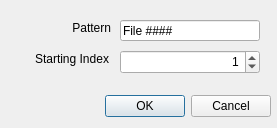
<?xml version="1.0" encoding="UTF-8"?>
<ui version="4.0">
 <class>RenameSeriesDialog</class>
 <widget class="QDialog" name="RenameSeriesDialog">
  <property name="geometry">
   <rect>
    <x>0</x>
    <y>0</y>
    <width>277</width>
    <height>128</height>
   </rect>
  </property>
  <property name="windowTitle">
   <string>Rename Series</string>
  </property>
  <widget class="QDialogButtonBox" name="buttonBox">
   <property name="geometry">
    <rect>
     <x>30</x>
     <y>90</y>
     <width>241</width>
     <height>32</height>
    </rect>
   </property>
   <property name="orientation">
    <enum>Qt::Horizontal</enum>
   </property>
   <property name="standardButtons">
    <set>QDialogButtonBox::Cancel|QDialogButtonBox::Ok</set>
   </property>
  </widget>
  <widget class="QLabel" name="patternTitleLabel">
   <property name="geometry">
    <rect>
     <x>30</x>
     <y>20</y>
     <width>81</width>
     <height>16</height>
    </rect>
   </property>
   <property name="text">
    <string>Pattern</string>
   </property>
   <property name="alignment">
    <set>Qt::AlignRight|Qt::AlignTrailing|Qt::AlignVCenter</set>
   </property>
  </widget>
  <widget class="QLabel" name="sequenceStartTitleLabel">
   <property name="geometry">
    <rect>
     <x>21</x>
     <y>51</y>
     <width>88</width>
     <height>16</height>
    </rect>
   </property>
   <property name="text">
    <string>Starting Index</string>
   </property>
   <property name="alignment">
    <set>Qt::AlignRight|Qt::AlignTrailing|Qt::AlignVCenter</set>
   </property>
  </widget>
  <widget class="QLineEdit" name="patternEditor">
   <property name="geometry">
    <rect>
     <x>120</x>
     <y>20</y>
     <width>140</width>
     <height>21</height>
    </rect>
   </property>
   <property name="minimumSize">
    <size>
     <width>140</width>
     <height>0</height>
    </size>
   </property>
   <property name="text">
    <string>File ####</string>
   </property>
  </widget>
  <widget class="QSpinBox" name="startIndexSpinBox">
   <property name="geometry">
    <rect>
     <x>120</x>
     <y>50</y>
     <width>140</width>
     <height>24</height>
    </rect>
   </property>
   <property name="minimumSize">
    <size>
     <width>140</width>
     <height>0</height>
    </size>
   </property>
   <property name="alignment">
    <set>Qt::AlignRight|Qt::AlignTrailing|Qt::AlignVCenter</set>
   </property>
   <property name="maximum">
    <number>999999999</number>
   </property>
   <property name="value">
    <number>1</number>
   </property>
  </widget>
 </widget>
 <resources/>
 <connections>
  <connection>
   <sender>buttonBox</sender>
   <signal>accepted()</signal>
   <receiver>RenameSeriesDialog</receiver>
   <slot>accept()</slot>
   <hints>
    <hint type="sourcelabel">
     <x>248</x>
     <y>254</y>
    </hint>
    <hint type="destinationlabel">
     <x>157</x>
     <y>274</y>
    </hint>
   </hints>
  </connection>
  <connection>
   <sender>buttonBox</sender>
   <signal>rejected()</signal>
   <receiver>RenameSeriesDialog</receiver>
   <slot>reject()</slot>
   <hints>
    <hint type="sourcelabel">
     <x>316</x>
     <y>260</y>
    </hint>
    <hint type="destinationlabel">
     <x>286</x>
     <y>274</y>
    </hint>
   </hints>
  </connection>
 </connections>
</ui>
